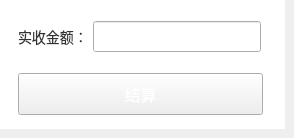
     <widget class="QWidget" name="applePayWidget">
      <widget class="QWidget" name="widget_10" native="true">
       <property name="geometry">
        <rect>
         <x>0</x>
         <y>0</y>
         <width>285</width>
         <height>129</height>
        </rect>
       </property>
       <property name="minimumSize">
        <size>
         <width>285</width>
         <height>129</height>
        </size>
       </property>
       <property name="styleSheet">
        <string notr="true">QWidget#widget_10 {
	background-color: rgb(255, 255, 255);
}</string>
       </property>
       <widget class="QPushButton" name="statementAppleButton">
        <property name="geometry">
         <rect>
          <x>18</x>
          <y>73</y>
          <width>245</width>
          <height>42</height>
         </rect>
        </property>
        <property name="font">
         <font>
          <pointsize>-1</pointsize>
         </font>
        </property>
        <property name="focusPolicy">
         <enum>Qt::NoFocus</enum>
        </property>
        <property name="styleSheet">
         <string notr="true">QPushButton#statementAppleButton {
	color: rgb(255, 255, 255);
	font-size:16px;
	border-image: url(:/shareImages/sure_normal.png);
}

QPushButton#statementAppleButton:pressed {
	border-image: url(:/shareImages/sure_press.png);
}
</string>
        </property>
        <property name="text">
         <string>结算</string>
        </property>
       </widget>
       <widget class="QLabel" name="factAmtAppleLabel">
        <property name="geometry">
         <rect>
          <x>18</x>
          <y>21</y>
          <width>71</width>
          <height>31</height>
         </rect>
        </property>
        <property name="font">
         <font>
          <pointsize>-1</pointsize>
         </font>
        </property>
        <property name="styleSheet">
         <string notr="true">QLabel#factAmtAppleLabel {
	font-size:14px;
	color: rgb(51, 51, 51);
}</string>
        </property>
        <property name="text">
         <string>实收金额：</string>
        </property>
       </widget>
       <widget class="QLineEdit" name="factAmtAppleEdit">
        <property name="geometry">
         <rect>
          <x>93</x>
          <y>21</y>
          <width>168</width>
          <height>31</height>
         </rect>
        </property>
        <property name="font">
         <font>
          <pointsize>-1</pointsize>
         </font>
        </property>
        <property name="styleSheet">
         <string notr="true">font-size:14px;
color:rgb(102, 102, 102);
padding-left:10px;</string>
        </property>
       </widget>
      </widget>
     </widget>
